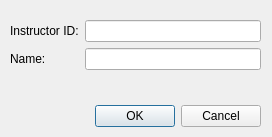
<?xml version="1.0" encoding="UTF-8"?>
<ui version="4.0">
 <class>Dialog</class>
 <widget class="QDialog" name="Dialog">
  <property name="geometry">
   <rect>
    <x>0</x>
    <y>0</y>
    <width>272</width>
    <height>137</height>
   </rect>
  </property>
  <property name="windowTitle">
   <string>Dialog</string>
  </property>
  <widget class="QDialogButtonBox" name="buttonBox">
   <property name="geometry">
    <rect>
     <x>10</x>
     <y>100</y>
     <width>251</width>
     <height>32</height>
    </rect>
   </property>
   <property name="orientation">
    <enum>Qt::Horizontal</enum>
   </property>
   <property name="standardButtons">
    <set>QDialogButtonBox::Cancel|QDialogButtonBox::Ok</set>
   </property>
  </widget>
  <widget class="QWidget" name="formLayoutWidget">
   <property name="geometry">
    <rect>
     <x>10</x>
     <y>20</y>
     <width>251</width>
     <height>71</height>
    </rect>
   </property>
   <layout class="QFormLayout" name="formLayout">
    <property name="labelAlignment">
     <set>Qt::AlignLeading|Qt::AlignLeft|Qt::AlignVCenter</set>
    </property>
    <item row="0" column="0">
     <widget class="QLabel" name="lblInstructorID">
      <property name="text">
       <string>Instructor ID:</string>
      </property>
     </widget>
    </item>
    <item row="0" column="1">
     <widget class="QLineEdit" name="txtInstructorID">
      <property name="readOnly">
       <bool>false</bool>
      </property>
     </widget>
    </item>
    <item row="1" column="0">
     <widget class="QLabel" name="lblInstructorName">
      <property name="text">
       <string>Name:</string>
      </property>
     </widget>
    </item>
    <item row="1" column="1">
     <widget class="QLineEdit" name="txtInstructorName"/>
    </item>
   </layout>
  </widget>
 </widget>
 <resources/>
 <connections>
  <connection>
   <sender>buttonBox</sender>
   <signal>accepted()</signal>
   <receiver>Dialog</receiver>
   <slot>accept()</slot>
   <hints>
    <hint type="sourcelabel">
     <x>248</x>
     <y>254</y>
    </hint>
    <hint type="destinationlabel">
     <x>157</x>
     <y>274</y>
    </hint>
   </hints>
  </connection>
  <connection>
   <sender>buttonBox</sender>
   <signal>rejected()</signal>
   <receiver>Dialog</receiver>
   <slot>reject()</slot>
   <hints>
    <hint type="sourcelabel">
     <x>316</x>
     <y>260</y>
    </hint>
    <hint type="destinationlabel">
     <x>286</x>
     <y>274</y>
    </hint>
   </hints>
  </connection>
 </connections>
</ui>
